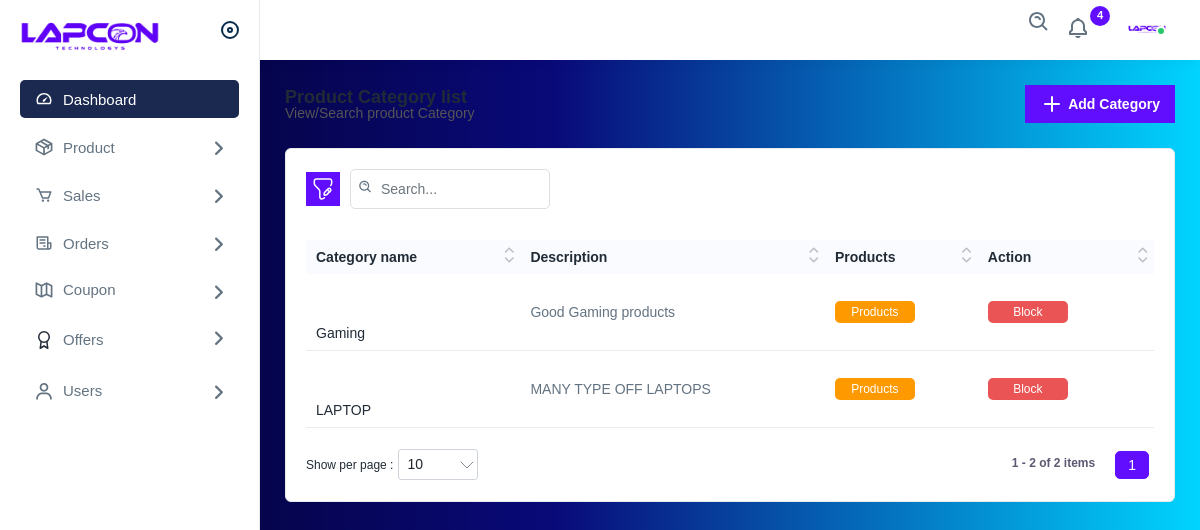
Page /admin_panel/category_list (signed in) on the committed database.
### Product/models.py (models this page shows)
class Category(models.Model):
    name=models.CharField(max_length=50,unique=True)
    description=models.TextField(null=True)
    created_at=models.DateTimeField(default=datetime.now())
    is_active=models.BooleanField(default=True)

### Product/views.py (the view)
# urls.py: path('admin_panel/category_list', views.category_list, name='category_list'),
@login_required(login_url='admin_signin')
@user_passes_test(is_staff, login_url='/')
def category_list(request):
    categoryes = Category.objects.all()
    return render(request, 'admin/category_list.html', {'categoryes':categoryes})

### admin_panel/views.py (called while the page is built)
def is_staff(user):
    return user.is_staff

### templates/admin/category_list.html (shortened to what this page needs)
{% extends 'admin/layout.html' %}
{% load static %}
{% block content %}
    <div class="page-wrapper">
        <div class="content">
            <div class="page-header">
                <div class="page-title">
                    <h4>Product Category list</h4>
                    <h6>View/Search product Category</h6>
                </div>
                <div class="page-btn">
                    <a href="{% url 'add_category' %}" class="btn btn-added"> <img src="{% static 'img_admin/icons/plus.svg' %}" class="me-1" alt="img">Add Category</a>
                </div>
            </div>
            <div class="card">
                <div class="card-body">
                    <div class="table-top">
                        <div class="search-set">
                            <div class="search-path">
                                <a class="btn btn-filter" id="filter_search">
                                    <img src="{% static 'img_admin/icons/filter.svg' %}" alt="img">
                                </a>
                            </div>
                            <div class="search-input">
                                <a  class="btn btn-searchset"><img src="{% static 'img_admin/icons/search-white.svg' %}" alt="img"></a>
                            </div>
                        </div>
                    </div>
                    <div class="table-responsive">
                        <table class="table  datanew">
                            <thead>
                                <tr>
                                    <th>Category name</th>
                                    <th>Description</th>
                                    <th>Products</th>
                                    <th>Action</th>
                                </tr>
                            </thead>
                            <tbody>
                                {% for cateogry in categoryes%}
                                    <tr>
                                        <td class="productimgname" style="    margin-top: 42px;"><a href="{% url 'edit_category' cateogry.id %}">{{cateogry.name}}</a></td>
                                        <td style="white-space: normal;"><p>{{cateogry.description}}</p></td>
                                        <td><a href="{% url 'product_list_category' cateogry.id %}"><span
                                            class="bg-lightyellow badges">Products</span></a>
                                        </td>
                                        <td>
                                            <a class="me-3 confirm-text" href="{% url 'edit_cateogry_status' cateogry.id %}">
                                                {% if cateogry.is_active %}
                                                    <span class="bg-lightred badges">
                                                        Block
                                                    </span>
                                                {% else %}
                                                    <span class="bg-lightgreen badges">
                                                        Unblock
                                                    </span>
                                                {% endif %}
                                            </a>
                                        </td>
                                    </tr>
                                {% endfor %}
                            </tbody>
                        </table>
                    </div>
                </div>
            </div>
        </div>
    </div>
{% endblock %}

### rows in the picture
Category: name "LAPTOP", description "MANY TYPE OFF LAPTOPS", is_active "Block"
Category: name "Gaming", description "Good Gaming products", is_active "Block"
